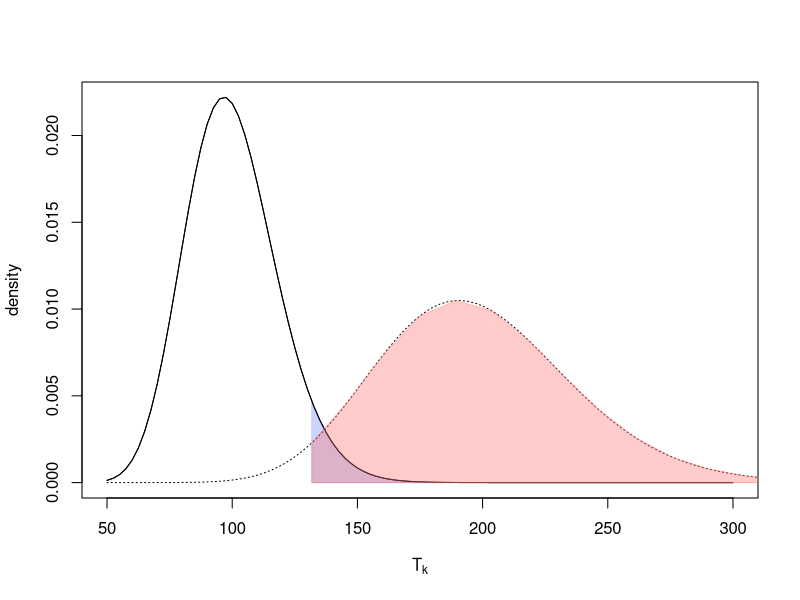
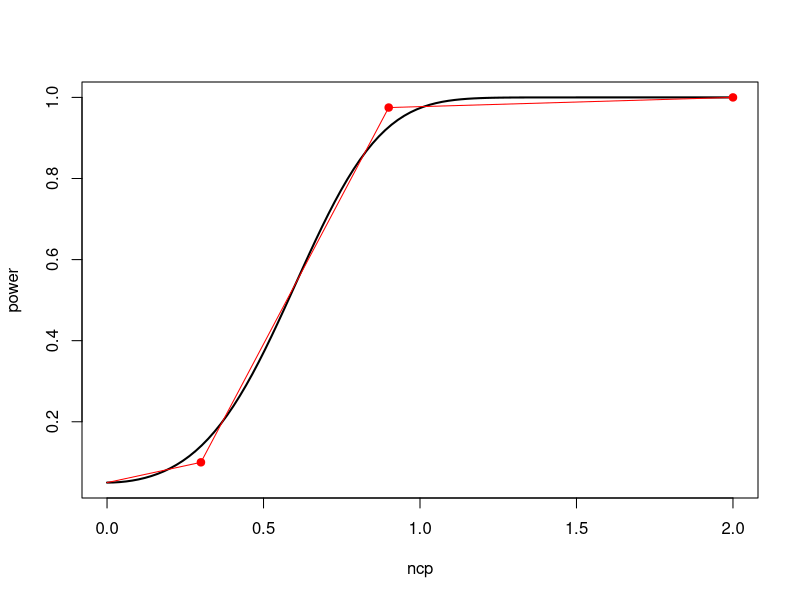

Write R code to recreate these figures, in order.
m=100
ar1=function(n,rho) rho^toeplitz(0:(n-1))
tr=function(x) sum(diag(x))
R=ar1(m,0.5)
e0=m
v0=2*tr(R%*%R)
alpha0=e0^2/v0
beta0=e0/v0
alpha=0.05
Q=qgamma(1-alpha,shape=alpha0,rate=beta0)
mus=seq(0,2,length.out=100)
e1s=e0+m*mus^2
v1s=c()
for(i in 1:length(mus)) {
  mui=rep(mus[i],m)
  v1s[i]=v0+4*t(mui)%*%R%*%mui
}
alpha1=e1s^2/v1s
beta1=e1s/v1s
# plotting example of power
curve(dgamma(x,shape=alpha0,rate=beta0),50,300,xlab=expression('T'[k]),ylab='density')
s=seq(Q,qgamma(1-1e-10,shape=alpha0,rate=beta0),length.out=30)
y=dgamma(s,shape=alpha0,rate=beta0)
polygon(c(s,rev(s)),c(rep(0,length(s)),rev(y)),col='#708DFF5C',border='#708DFF5C')
curve(dgamma(x,shape=alpha0,rate=beta0),50,300,add=T)
k=50 # index to choose for example
curve(dgamma(x,shape=alpha1[k],rate=beta1[k]),50,400,add=T,lty=3)
s=seq(Q,qgamma(1-1e-10,shape=alpha1[k],rate=beta1[k]),length.out=30)
y=dgamma(s,shape=alpha1[k],rate=beta1[k])
polygon(c(s,rev(s)),c(rep(0,length(s)),rev(y)),col='#FF70705C',border='#FF70705C')
# plotting piecewise approximation to power
gamma=pgamma(Q,shape=alpha1,rate=beta1,lower.tail=FALSE)
plot(mus,gamma,type='l',lwd=2,xlab='ncp',ylab='power')
lines(c(0,0.3),c(alpha,0.1),col='red'); points(0.3,0.1,col='red',pch=19)
lines(c(0.3,0.9),c(0.1,0.975),col='red'); points(0.9,0.975,col='red',pch=19)
lines(c(0.9,2),c(0.975,1),col='red'); points(2,1,col='red',pch=19)
